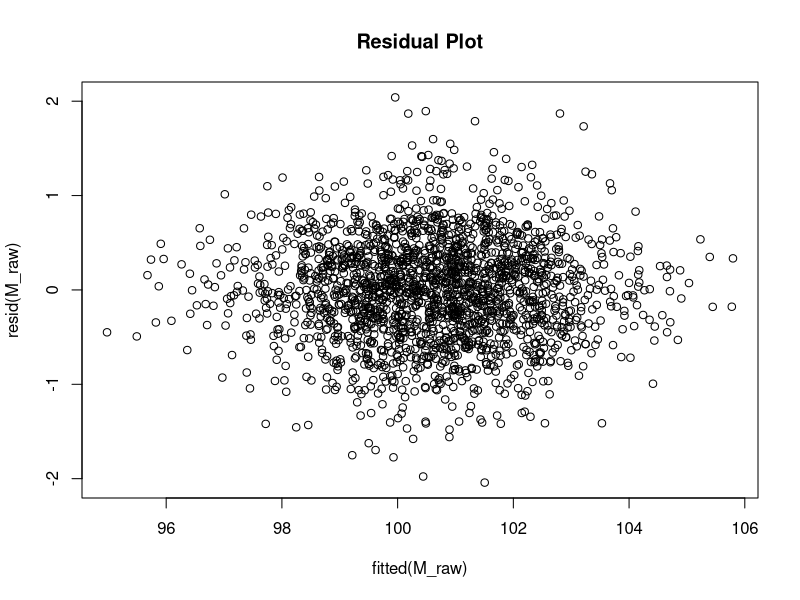

Write R code to recreate this figure. (Note: this script raises an error after producing the figure.)
# Goal is to find the model used to generate our data.



group164data <- read.csv('Group_164.csv')

library(knitr)
library(MASS)

# Fitting a model with environmental variables
M_E <- lm(DV_Y~ E1+E2+E3+E4+E5, data=group164data)
summary(M_E) # r^2 OF .5788
# What does adding the genetic variables do?
M_raw <- lm(DV_Y ~ (E1+E2+E3+E4+E5+G1+G2+G3+G4+G5+G6+G7+G8+G9+G10+G11+G12+G13+G14+G15)^3, data=group164data )
print(M_raw)

plot(resid(M_raw) ~ fitted(M_raw), main='Residual Plot')
# determine a transformation
boxcox(M_raw)

M_trans <- lm( I(log(DV_Y)) ~ (.)^3, data=group164data )
print(M_trans)
summary(M_raw)$adj.r.square #.6698277
summary(M_trans)$adj.r.square #.6597006
# Better residuals vs fitted
plot(resid(M_trans) ~ fitted(M_trans), main='New Residual Plot')





library(leaps)
#Stepwise Regression
M <- regsubsets( model.matrix(M_trans)[,-1], z, nbest = 1 , nvmax=5, method = 'forward', intercept = TRUE )
temp <- summary(M)

# Proposes a suggested model
Var <- colnames(model.matrix(M_trans))
print(Var)
M_select <- apply(temp$which, 1, function(x) paste0(Var[x], collapse='+'))
print(M_select)
kable(data.frame(cbind( model = M_select, adjR2 = temp$adjr2, BIC = temp$bic)),caption='Model Summary')
# small increase 3 to 4 and even nsmaller increase 4 to 5
#decreasing Bayesian Information Criterion








M_main <- lm( I(log(DV_Y)) ~ ., data=group164data)
# . here means include all variable from E1 to E5 and from G1 to G15 to the model
temp <- summary(M_main)
kable(temp$coefficients[ abs(temp$coefficients[,4]) <= 0.001, ], caption='Sig Coefficients')
#G4 G3 not signiciant
# E2,E3,E5,G9,G13 signficant and most likely to be in our final model



M_2nd <- lm( I(log(DV_Y)) ~ (.)^2, data=group164data)
temp  <- summary(M_2nd)
kable(temp$coefficients[ abs(temp$coefficients[,4]) <= 0.001, ], caption='2nd Interaction')
# E3 and G5 appear in 2 different interactions
M_2stage <- lm( I(log(DV_Y)) ~ (E2+E3+E5+G5+G9+G13+G12+G11+E1+E4+G3+G7+G8)^3, data=group164data)
temp <- summary(M_2stage)
temp$coefficients[ abs(temp$coefficients[,3]) >= 4, ]
#E2 has a high t value which means this variable is associated with the logarithmn of the outcome variable
# y~ E2+G5E3 + G5E5 + G9G13 is our final model
